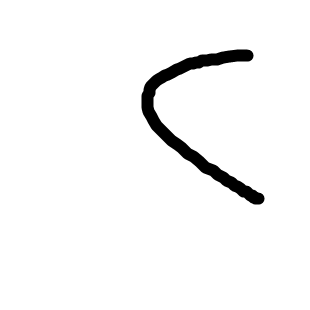
%> input picture arabic/predict/2.png, 310 x 310 px
$ octave --eval "result = center_move('2.png');"   (GNU Octave 9; MATLAB toolbox functions it lacks are replaced by stand-ins)
%> lines starting %> are read from the running program, lines starting %| are printed output that depends on the picture; in (x1, y1, x2, y2) boxes, pixels count from 0 and x2, y2 are one past the last pixel; in counts of white or black regions, pixels touching at a corner belong together; the program's own positions count from 1
function  shiftedImage = center_move(im_file)
%> called with im_file = '2.png'

im = imread(im_file);
%> im is the input picture: size 310x310x3 uint8; min 0, max 255, mean 246
im = rgb2gray(im);
%> im: size 310x310 uint8
im_binary = imcomplement(im);
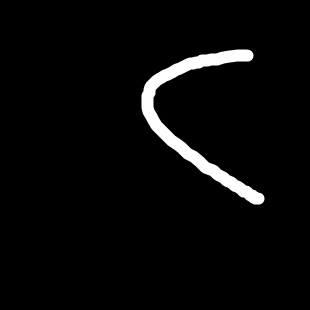
%> im_binary: size 310x310 uint8; min 0, max 255, mean 9
im_binary = im_binary>0;
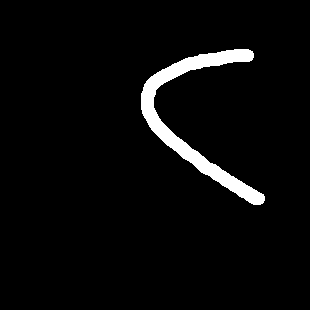
%> im_binary: size 310x310 logical; 3.9% white; 1 white region, box (x1, y1, x2, y2) and area: (141, 49, 265, 205) 3742

%%
measurements = regionprops(im_binary, 'Centroid');
%> measurements = 1 region; Centroid: [196.6 119.1]
[rows, columns] = size(im_binary);
%> rows = 310; columns = 310
rowsToShift = round(rows/2- measurements.Centroid(2));
%> rowsToShift = 36
columnsToShift = round(columns/2 - measurements.Centroid(1));
%> columnsToShift = -42

% Call circshift to move region to the center.
shiftedImage = circshift(im, [rowsToShift columnsToShift]);
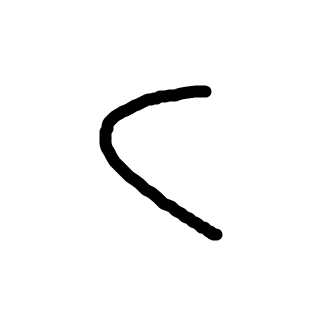
%> shiftedImage: size 310x310 uint8; min 0, max 255, mean 246; mean of the top-left, top-right, bottom-left and bottom-right quarters 243.9, 247.8, 247.3, 244.9

imshow(shiftedImage)
end

$ run again, on arabic/predict/3.png
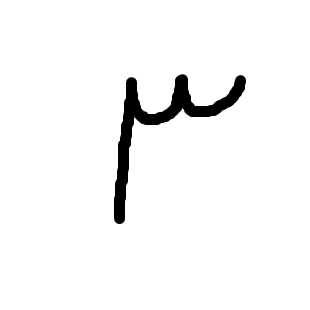
%> input picture arabic/predict/3.png, 310 x 310 px
%> in center_move, im is the input picture: size 310x310x3 uint8; min 0, max 255, mean 245.6
%> im: size 310x310 uint8
%> in center_move, `im_binary = im_binary>0;`:
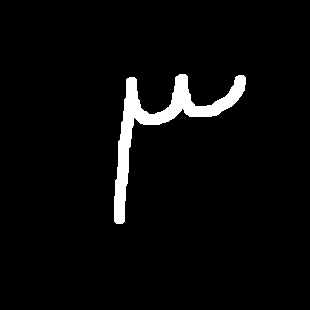
%> im_binary: size 310x310 logical; 3.9% white; 1 white region, box (x1, y1, x2, y2) and area: (114, 74, 246, 224) 3712
%> measurements = 1 region; Centroid: [161.3 124.9]
%> rowsToShift = 30
%> columnsToShift = -6
%> in center_move, `shiftedImage = circshift(im, [rowsToShift columnsToShift]);`:
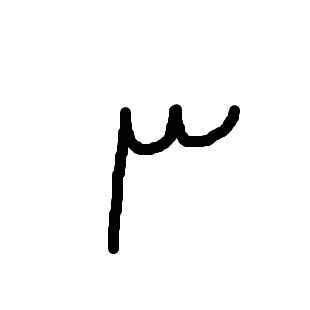
%> shiftedImage: size 310x310 uint8; min 0, max 255, mean 245.6; mean of the top-left, top-right, bottom-left and bottom-right quarters 245.6, 238.5, 243.3, 255

$ run again, on arabic/predict/5.png
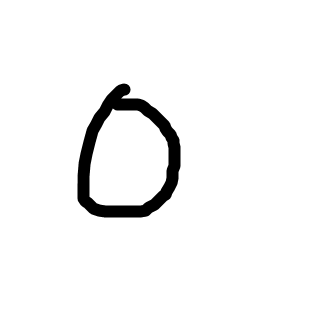
%> input picture arabic/predict/5.png, 310 x 310 px
%> in center_move, im is the input picture: size 310x310x3 uint8; min 0, max 255, mean 243.9
%> im: size 310x310 uint8
%> in center_move, `im_binary = im_binary>0;`:
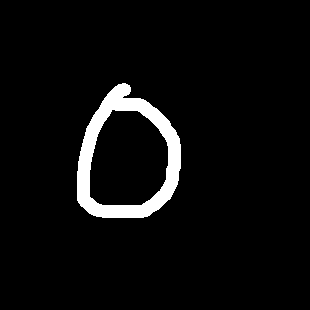
%> im_binary: size 310x310 logical; 4.8% white; 1 white region, box (x1, y1, x2, y2) and area: (77, 83, 181, 218) 4570
%> measurements = 1 region; Centroid: [127.7 157.1]
%> rowsToShift = -2
%> columnsToShift = 27
%> in center_move, `shiftedImage = circshift(im, [rowsToShift columnsToShift]);`:
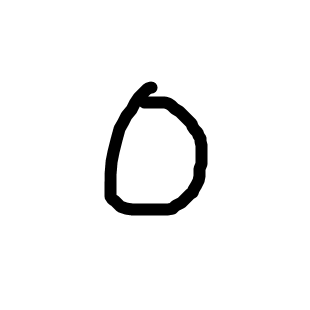
%> shiftedImage: size 310x310 uint8; min 0, max 255, mean 243.9; mean of the top-left, top-right, bottom-left and bottom-right quarters 242.9, 244.8, 243.4, 244.4
